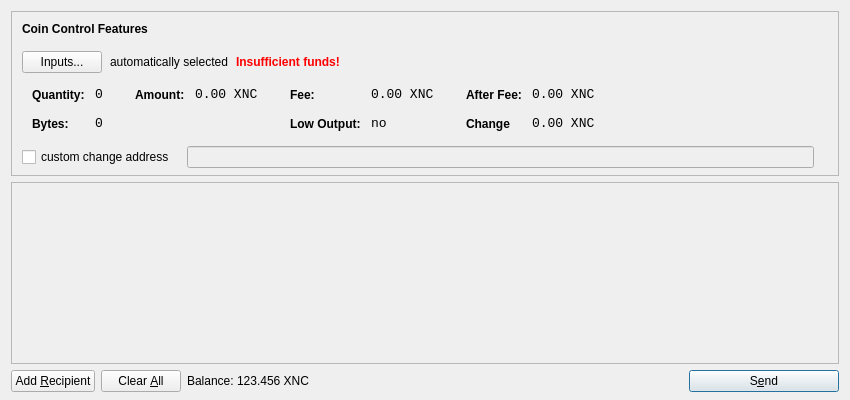
<?xml version="1.0" encoding="UTF-8"?>
<ui version="4.0">
 <class>SendCoinsDialog</class>
 <widget class="QDialog" name="SendCoinsDialog">
  <property name="geometry">
   <rect>
    <x>0</x>
    <y>0</y>
    <width>850</width>
    <height>400</height>
   </rect>
  </property>
  <property name="windowTitle">
   <string>Send Coins</string>
  </property>
  <layout class="QVBoxLayout" name="verticalLayout" stretch="0,1,0">
   <property name="bottomMargin">
    <number>8</number>
   </property>
   <item>
    <widget class="QFrame" name="frameCoinControl">
     <property name="sizePolicy">
      <sizepolicy hsizetype="Expanding" vsizetype="Expanding">
       <horstretch>0</horstretch>
       <verstretch>0</verstretch>
      </sizepolicy>
     </property>
     <property name="maximumSize">
      <size>
       <width>16777215</width>
       <height>16777215</height>
      </size>
     </property>
     <property name="frameShape">
      <enum>QFrame::StyledPanel</enum>
     </property>
     <property name="frameShadow">
      <enum>QFrame::Sunken</enum>
     </property>
     <layout class="QVBoxLayout" name="verticalLayoutCoinControl2">
      <property name="spacing">
       <number>-1</number>
      </property>
      <property name="leftMargin">
       <number>0</number>
      </property>
      <property name="topMargin">
       <number>0</number>
      </property>
      <property name="rightMargin">
       <number>0</number>
      </property>
      <property name="bottomMargin">
       <number>6</number>
      </property>
      <item>
       <layout class="QVBoxLayout" name="verticalLayoutCoinControl" stretch="0,0,0,0,1">
        <property name="spacing">
         <number>0</number>
        </property>
        <property name="leftMargin">
         <number>10</number>
        </property>
        <property name="topMargin">
         <number>10</number>
        </property>
        <item>
         <layout class="QHBoxLayout" name="horizontalLayoutCoinControl1">
          <property name="bottomMargin">
           <number>15</number>
          </property>
          <item>
           <widget class="QLabel" name="labelCoinControlFeatures">
            <property name="sizePolicy">
             <sizepolicy hsizetype="Preferred" vsizetype="Maximum">
              <horstretch>0</horstretch>
              <verstretch>0</verstretch>
             </sizepolicy>
            </property>
            <property name="font">
             <font>
              <weight>75</weight>
              <bold>true</bold>
             </font>
            </property>
            <property name="styleSheet">
             <string notr="true">font-weight:bold;</string>
            </property>
            <property name="text">
             <string>Coin Control Features</string>
            </property>
           </widget>
          </item>
         </layout>
        </item>
        <item>
         <layout class="QHBoxLayout" name="horizontalLayoutCoinControl2" stretch="0,0,0,0">
          <property name="spacing">
           <number>8</number>
          </property>
          <property name="bottomMargin">
           <number>10</number>
          </property>
          <item>
           <widget class="QPushButton" name="pushButtonCoinControl">
            <property name="styleSheet">
             <string notr="true"/>
            </property>
            <property name="text">
             <string>Inputs...</string>
            </property>
           </widget>
          </item>
          <item>
           <widget class="QLabel" name="labelCoinControlAutomaticallySelected">
            <property name="text">
             <string>automatically selected</string>
            </property>
            <property name="margin">
             <number>5</number>
            </property>
           </widget>
          </item>
          <item>
           <widget class="QLabel" name="labelCoinControlInsuffFunds">
            <property name="font">
             <font>
              <weight>75</weight>
              <bold>true</bold>
             </font>
            </property>
            <property name="styleSheet">
             <string notr="true">color:red;font-weight:bold;</string>
            </property>
            <property name="text">
             <string>Insufficient funds!</string>
            </property>
            <property name="margin">
             <number>5</number>
            </property>
           </widget>
          </item>
          <item>
           <spacer name="horizontalSpacerCoinControl">
            <property name="orientation">
             <enum>Qt::Horizontal</enum>
            </property>
            <property name="sizeHint" stdset="0">
             <size>
              <width>40</width>
              <height>1</height>
             </size>
            </property>
           </spacer>
          </item>
         </layout>
        </item>
        <item>
         <widget class="QWidget" name="widgetCoinControl" native="true">
          <property name="sizePolicy">
           <sizepolicy hsizetype="Preferred" vsizetype="Preferred">
            <horstretch>0</horstretch>
            <verstretch>0</verstretch>
           </sizepolicy>
          </property>
          <property name="minimumSize">
           <size>
            <width>0</width>
            <height>0</height>
           </size>
          </property>
          <property name="styleSheet">
           <string notr="true"/>
          </property>
          <layout class="QHBoxLayout" name="horizontalLayoutCoinControl5">
           <property name="margin">
            <number>0</number>
           </property>
           <item>
            <layout class="QHBoxLayout" name="horizontalLayoutCoinControl3" stretch="0,0,0,1">
             <property name="spacing">
              <number>20</number>
             </property>
             <property name="topMargin">
              <number>0</number>
             </property>
             <property name="bottomMargin">
              <number>10</number>
             </property>
             <item>
              <layout class="QFormLayout" name="formLayoutCoinControl1">
               <property name="horizontalSpacing">
                <number>10</number>
               </property>
               <property name="verticalSpacing">
                <number>14</number>
               </property>
               <property name="leftMargin">
                <number>10</number>
               </property>
               <property name="topMargin">
                <number>4</number>
               </property>
               <property name="rightMargin">
                <number>6</number>
               </property>
               <item row="0" column="0">
                <widget class="QLabel" name="labelCoinControlQuantityText">
                 <property name="styleSheet">
                  <string notr="true">font-weight:bold;</string>
                 </property>
                 <property name="text">
                  <string>Quantity:</string>
                 </property>
                 <property name="margin">
                  <number>0</number>
                 </property>
                </widget>
               </item>
               <item row="0" column="1">
                <widget class="QLabel" name="labelCoinControlQuantity">
                 <property name="font">
                  <font>
                   <family>Monospace</family>
                   <pointsize>10</pointsize>
                  </font>
                 </property>
                 <property name="cursor">
                  <cursorShape>IBeamCursor</cursorShape>
                 </property>
                 <property name="contextMenuPolicy">
                  <enum>Qt::ActionsContextMenu</enum>
                 </property>
                 <property name="text">
                  <string>0</string>
                 </property>
                 <property name="margin">
                  <number>0</number>
                 </property>
                 <property name="textInteractionFlags">
                  <set>Qt::LinksAccessibleByMouse|Qt::TextSelectableByKeyboard|Qt::TextSelectableByMouse</set>
                 </property>
                </widget>
               </item>
               <item row="1" column="0">
                <widget class="QLabel" name="labelCoinControlBytesText">
                 <property name="styleSheet">
                  <string notr="true">font-weight:bold;</string>
                 </property>
                 <property name="text">
                  <string>Bytes:</string>
                 </property>
                </widget>
               </item>
               <item row="1" column="1">
                <widget class="QLabel" name="labelCoinControlBytes">
                 <property name="font">
                  <font>
                   <family>Monospace</family>
                   <pointsize>10</pointsize>
                  </font>
                 </property>
                 <property name="cursor">
                  <cursorShape>IBeamCursor</cursorShape>
                 </property>
                 <property name="contextMenuPolicy">
                  <enum>Qt::ActionsContextMenu</enum>
                 </property>
                 <property name="text">
                  <string>0</string>
                 </property>
                 <property name="textInteractionFlags">
                  <set>Qt::LinksAccessibleByMouse|Qt::TextSelectableByKeyboard|Qt::TextSelectableByMouse</set>
                 </property>
                </widget>
               </item>
              </layout>
             </item>
             <item>
              <layout class="QFormLayout" name="formLayoutCoinControl2">
               <property name="horizontalSpacing">
                <number>10</number>
               </property>
               <property name="verticalSpacing">
                <number>14</number>
               </property>
               <property name="leftMargin">
                <number>6</number>
               </property>
               <property name="topMargin">
                <number>4</number>
               </property>
               <property name="rightMargin">
                <number>6</number>
               </property>
               <item row="0" column="0">
                <widget class="QLabel" name="labelCoinControlAmountText">
                 <property name="styleSheet">
                  <string notr="true">font-weight:bold;</string>
                 </property>
                 <property name="text">
                  <string>Amount:</string>
                 </property>
                 <property name="margin">
                  <number>0</number>
                 </property>
                </widget>
               </item>
               <item row="0" column="1">
                <widget class="QLabel" name="labelCoinControlAmount">
                 <property name="font">
                  <font>
                   <family>Monospace</family>
                   <pointsize>10</pointsize>
                  </font>
                 </property>
                 <property name="cursor">
                  <cursorShape>IBeamCursor</cursorShape>
                 </property>
                 <property name="contextMenuPolicy">
                  <enum>Qt::ActionsContextMenu</enum>
                 </property>
                 <property name="text">
                  <string notr="true">0.00 XNC</string>
                 </property>
                 <property name="textInteractionFlags">
                  <set>Qt::LinksAccessibleByMouse|Qt::TextSelectableByKeyboard|Qt::TextSelectableByMouse</set>
                 </property>
                </widget>
               </item>
              </layout>
             </item>
             <item>
              <layout class="QFormLayout" name="formLayoutCoinControl3">
               <property name="horizontalSpacing">
                <number>10</number>
               </property>
               <property name="verticalSpacing">
                <number>14</number>
               </property>
               <property name="leftMargin">
                <number>6</number>
               </property>
               <property name="topMargin">
                <number>4</number>
               </property>
               <property name="rightMargin">
                <number>6</number>
               </property>
               <item row="0" column="0">
                <widget class="QLabel" name="labelCoinControlFeeText">
                 <property name="styleSheet">
                  <string notr="true">font-weight:bold;</string>
                 </property>
                 <property name="text">
                  <string>Fee:</string>
                 </property>
                 <property name="margin">
                  <number>0</number>
                 </property>
                </widget>
               </item>
               <item row="0" column="1">
                <widget class="QLabel" name="labelCoinControlFee">
                 <property name="font">
                  <font>
                   <family>Monospace</family>
                   <pointsize>10</pointsize>
                  </font>
                 </property>
                 <property name="cursor">
                  <cursorShape>IBeamCursor</cursorShape>
                 </property>
                 <property name="contextMenuPolicy">
                  <enum>Qt::ActionsContextMenu</enum>
                 </property>
                 <property name="text">
                  <string notr="true">0.00 XNC</string>
                 </property>
                 <property name="textInteractionFlags">
                  <set>Qt::LinksAccessibleByMouse|Qt::TextSelectableByKeyboard|Qt::TextSelectableByMouse</set>
                 </property>
                </widget>
               </item>
               <item row="1" column="0">
                <widget class="QLabel" name="labelCoinControlLowOutputText">
                 <property name="styleSheet">
                  <string notr="true">font-weight:bold;</string>
                 </property>
                 <property name="text">
                  <string>Low Output:</string>
                 </property>
                </widget>
               </item>
               <item row="1" column="1">
                <widget class="QLabel" name="labelCoinControlLowOutput">
                 <property name="font">
                  <font>
                   <family>Monospace</family>
                   <pointsize>10</pointsize>
                  </font>
                 </property>
                 <property name="cursor">
                  <cursorShape>IBeamCursor</cursorShape>
                 </property>
                 <property name="contextMenuPolicy">
                  <enum>Qt::ActionsContextMenu</enum>
                 </property>
                 <property name="text">
                  <string>no</string>
                 </property>
                 <property name="textInteractionFlags">
                  <set>Qt::LinksAccessibleByMouse|Qt::TextSelectableByKeyboard|Qt::TextSelectableByMouse</set>
                 </property>
                </widget>
               </item>
              </layout>
             </item>
             <item>
              <layout class="QFormLayout" name="formLayoutCoinControl4">
               <property name="horizontalSpacing">
                <number>10</number>
               </property>
               <property name="verticalSpacing">
                <number>14</number>
               </property>
               <property name="leftMargin">
                <number>6</number>
               </property>
               <property name="topMargin">
                <number>4</number>
               </property>
               <property name="rightMargin">
                <number>6</number>
               </property>
               <item row="0" column="0">
                <widget class="QLabel" name="labelCoinControlAfterFeeText">
                 <property name="styleSheet">
                  <string notr="true">font-weight:bold;</string>
                 </property>
                 <property name="text">
                  <string>After Fee:</string>
                 </property>
                 <property name="margin">
                  <number>0</number>
                 </property>
                </widget>
               </item>
               <item row="0" column="1">
                <widget class="QLabel" name="labelCoinControlAfterFee">
                 <property name="font">
                  <font>
                   <family>Monospace</family>
                   <pointsize>10</pointsize>
                  </font>
                 </property>
                 <property name="cursor">
                  <cursorShape>IBeamCursor</cursorShape>
                 </property>
                 <property name="contextMenuPolicy">
                  <enum>Qt::ActionsContextMenu</enum>
                 </property>
                 <property name="text">
                  <string notr="true">0.00 XNC</string>
                 </property>
                 <property name="textInteractionFlags">
                  <set>Qt::LinksAccessibleByMouse|Qt::TextSelectableByKeyboard|Qt::TextSelectableByMouse</set>
                 </property>
                </widget>
               </item>
               <item row="1" column="0">
                <widget class="QLabel" name="labelCoinControlChangeText">
                 <property name="styleSheet">
                  <string notr="true">font-weight:bold;</string>
                 </property>
                 <property name="text">
                  <string>Change</string>
                 </property>
                </widget>
               </item>
               <item row="1" column="1">
                <widget class="QLabel" name="labelCoinControlChange">
                 <property name="font">
                  <font>
                   <family>Monospace</family>
                   <pointsize>10</pointsize>
                  </font>
                 </property>
                 <property name="cursor">
                  <cursorShape>IBeamCursor</cursorShape>
                 </property>
                 <property name="contextMenuPolicy">
                  <enum>Qt::ActionsContextMenu</enum>
                 </property>
                 <property name="text">
                  <string notr="true">0.00 XNC</string>
                 </property>
                 <property name="textInteractionFlags">
                  <set>Qt::LinksAccessibleByMouse|Qt::TextSelectableByKeyboard|Qt::TextSelectableByMouse</set>
                 </property>
                </widget>
               </item>
              </layout>
             </item>
            </layout>
           </item>
          </layout>
         </widget>
        </item>
        <item>
         <layout class="QHBoxLayout" name="horizontalLayoutCoinControl4" stretch="0,0,0">
          <property name="spacing">
           <number>12</number>
          </property>
          <property name="sizeConstraint">
           <enum>QLayout::SetDefaultConstraint</enum>
          </property>
          <property name="topMargin">
           <number>5</number>
          </property>
          <property name="rightMargin">
           <number>5</number>
          </property>
          <item>
           <widget class="QCheckBox" name="checkBoxCoinControlChange">
            <property name="text">
             <string>custom change address</string>
            </property>
           </widget>
          </item>
          <item>
           <widget class="QLineEdit" name="lineEditCoinControlChange">
            <property name="enabled">
             <bool>false</bool>
            </property>
            <property name="sizePolicy">
             <sizepolicy hsizetype="Expanding" vsizetype="Fixed">
              <horstretch>0</horstretch>
              <verstretch>0</verstretch>
             </sizepolicy>
            </property>
           </widget>
          </item>
          <item>
           <widget class="QLabel" name="labelCoinControlChangeLabel">
            <property name="sizePolicy">
             <sizepolicy hsizetype="Preferred" vsizetype="Expanding">
              <horstretch>0</horstretch>
              <verstretch>0</verstretch>
             </sizepolicy>
            </property>
            <property name="minimumSize">
             <size>
              <width>0</width>
              <height>0</height>
             </size>
            </property>
            <property name="text">
             <string/>
            </property>
            <property name="margin">
             <number>3</number>
            </property>
           </widget>
          </item>
         </layout>
        </item>
        <item>
         <spacer name="verticalSpacerCoinControl">
          <property name="orientation">
           <enum>Qt::Vertical</enum>
          </property>
          <property name="sizeHint" stdset="0">
           <size>
            <width>800</width>
            <height>1</height>
           </size>
          </property>
         </spacer>
        </item>
       </layout>
      </item>
     </layout>
    </widget>
   </item>
   <item>
    <widget class="QScrollArea" name="scrollArea">
     <property name="widgetResizable">
      <bool>true</bool>
     </property>
     <widget class="QWidget" name="scrollAreaWidgetContents">
      <property name="geometry">
       <rect>
        <x>0</x>
        <y>0</y>
        <width>830</width>
        <height>165</height>
       </rect>
      </property>
      <layout class="QVBoxLayout" name="verticalLayout_2">
       <property name="margin">
        <number>0</number>
       </property>
       <item>
        <layout class="QVBoxLayout" name="entries">
         <property name="spacing">
          <number>6</number>
         </property>
        </layout>
       </item>
       <item>
        <spacer name="verticalSpacer">
         <property name="orientation">
          <enum>Qt::Vertical</enum>
         </property>
         <property name="sizeHint" stdset="0">
          <size>
           <width>20</width>
           <height>40</height>
          </size>
         </property>
        </spacer>
       </item>
      </layout>
     </widget>
    </widget>
   </item>
   <item>
    <layout class="QHBoxLayout" name="horizontalLayout">
     <item>
      <widget class="QPushButton" name="addButton">
       <property name="toolTip">
        <string>Send to multiple recipients at once</string>
       </property>
       <property name="text">
        <string>Add &amp;Recipient</string>
       </property>
       <property name="autoDefault">
        <bool>false</bool>
       </property>
      </widget>
     </item>
     <item>
      <widget class="QPushButton" name="clearButton">
       <property name="sizePolicy">
        <sizepolicy hsizetype="Minimum" vsizetype="Fixed">
         <horstretch>0</horstretch>
         <verstretch>0</verstretch>
        </sizepolicy>
       </property>
       <property name="toolTip">
        <string>Remove all transaction fields</string>
       </property>
       <property name="text">
        <string>Clear &amp;All</string>
       </property>
       <property name="autoRepeatDelay">
        <number>300</number>
       </property>
       <property name="autoDefault">
        <bool>false</bool>
       </property>
      </widget>
     </item>
     <item>
      <layout class="QHBoxLayout" name="horizontalLayout_2">
       <property name="spacing">
        <number>3</number>
       </property>
       <item>
        <widget class="QLabel" name="label">
         <property name="sizePolicy">
          <sizepolicy hsizetype="Preferred" vsizetype="Fixed">
           <horstretch>0</horstretch>
           <verstretch>0</verstretch>
          </sizepolicy>
         </property>
         <property name="text">
          <string>Balance:</string>
         </property>
        </widget>
       </item>
       <item>
        <widget class="QLabel" name="labelBalance">
         <property name="sizePolicy">
          <sizepolicy hsizetype="Preferred" vsizetype="Fixed">
           <horstretch>0</horstretch>
           <verstretch>0</verstretch>
          </sizepolicy>
         </property>
         <property name="cursor">
          <cursorShape>IBeamCursor</cursorShape>
         </property>
         <property name="text">
          <string notr="true">123.456 XNC</string>
         </property>
         <property name="textInteractionFlags">
          <set>Qt::LinksAccessibleByMouse|Qt::TextSelectableByKeyboard|Qt::TextSelectableByMouse</set>
         </property>
        </widget>
       </item>
      </layout>
     </item>
     <item>
      <spacer name="horizontalSpacer">
       <property name="orientation">
        <enum>Qt::Horizontal</enum>
       </property>
       <property name="sizeHint" stdset="0">
        <size>
         <width>40</width>
         <height>20</height>
        </size>
       </property>
      </spacer>
     </item>
     <item>
      <widget class="QPushButton" name="sendButton">
       <property name="minimumSize">
        <size>
         <width>150</width>
         <height>0</height>
        </size>
       </property>
       <property name="toolTip">
        <string>Confirm the send action</string>
       </property>
       <property name="text">
        <string>S&amp;end</string>
       </property>
       <property name="icon">
        <iconset resource="../bitcoin.qrc">
         <normaloff>:/icons/send</normaloff>:/icons/send</iconset>
       </property>
       <property name="default">
        <bool>true</bool>
       </property>
      </widget>
     </item>
    </layout>
   </item>
  </layout>
 </widget>
 <resources>
  <include location="../bitcoin.qrc"/>
 </resources>
 <connections/>
</ui>
